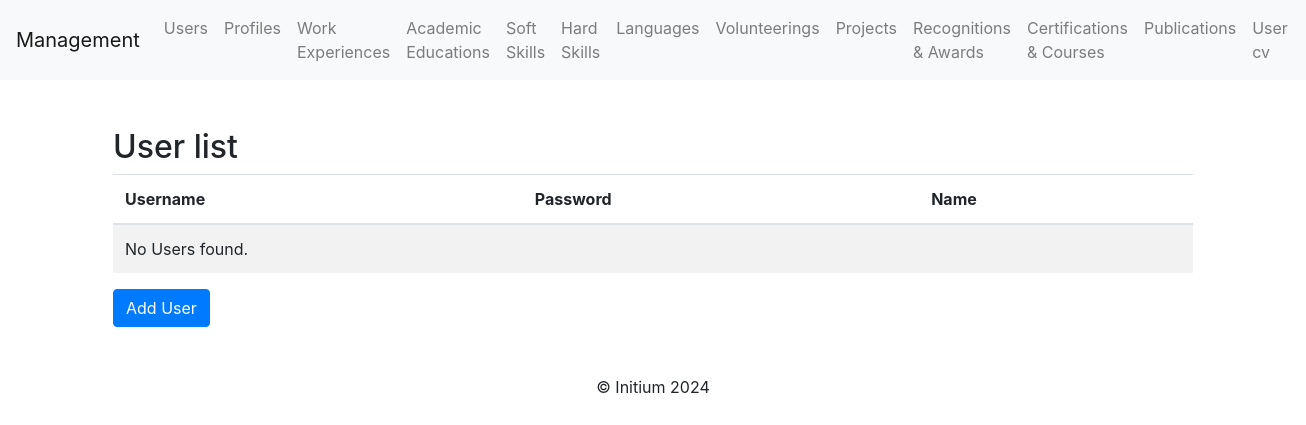
Before: /users/ with the older database file.
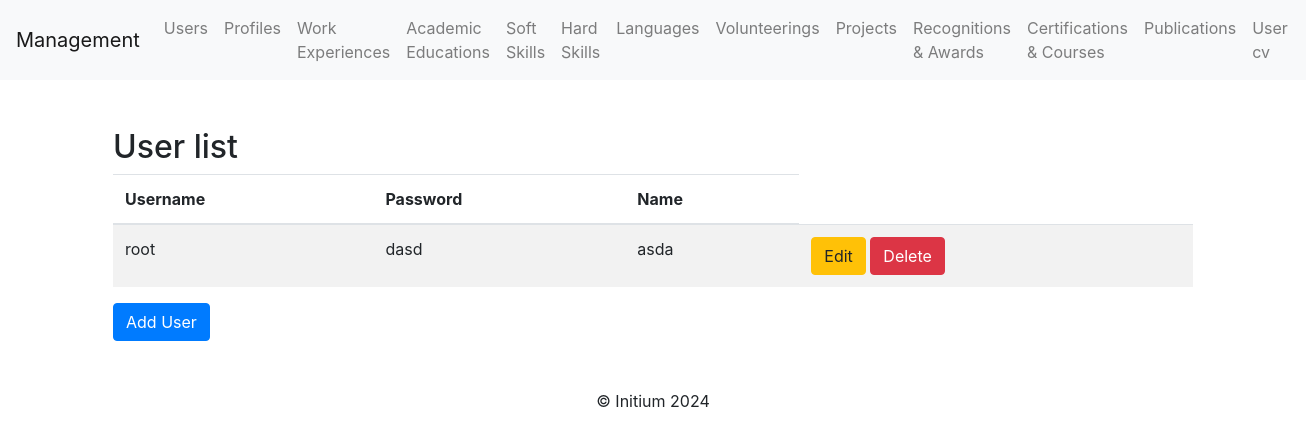
After: the same page with the newer database file.
### profile_cv/models.py (models this page shows)
class User(models.Model):
    username = models.CharField(max_length=150, unique=True)  # Unique username
    password = models.CharField(max_length=128)  # User password
    name = models.CharField(max_length=255)  # Full name of the user

### profile_cv/views.py (the view)
# urls.py: path('users/', user_list, name='user_list'),
def user_list(request):
    users = User.objects.all()
    return render(request, "user/user_list.html", {"users": users})

### profile_cv/templates/user/user_list.html (shortened to what this page needs)
{% extends 'base.html' %}
{% block content %}
<div class="container mt-5">
    <h2>User list</h2>
    <table class="table table-striped">
        <thead>
            <tr>
                <th>Username</th>
                <th>Password</th>
                <th>Name</th>
            </tr>
        </thead>
        <tbody>
            {% for user in users %}
            <tr>
                <td>{{ user.username }}</td>
                <td>{{ user.password }}</td>
                <td>{{ user.name }}</td>
                <td>
                    <a class="btn btn-warning" href="{% url 'user_update' user.pk %}">Edit</a>
                    <a class="btn btn-danger" href="{% url 'user_delete' user.pk %}">Delete</a>
                </td>
            </tr>
            {% empty %}
            <tr>
                <td colspan="4">No Users found.</td>
            </tr>
            {% endfor %}
        </tbody>
    </table>
    <a class="btn btn-primary" href="{% url 'user_create' %}">Add User</a>
</div>
{% endblock %}

Changed rows visible on the page:
added User: username "root", password "dasd", name "asda"
Other visible differences:
text no longer shown: "No Users found."
